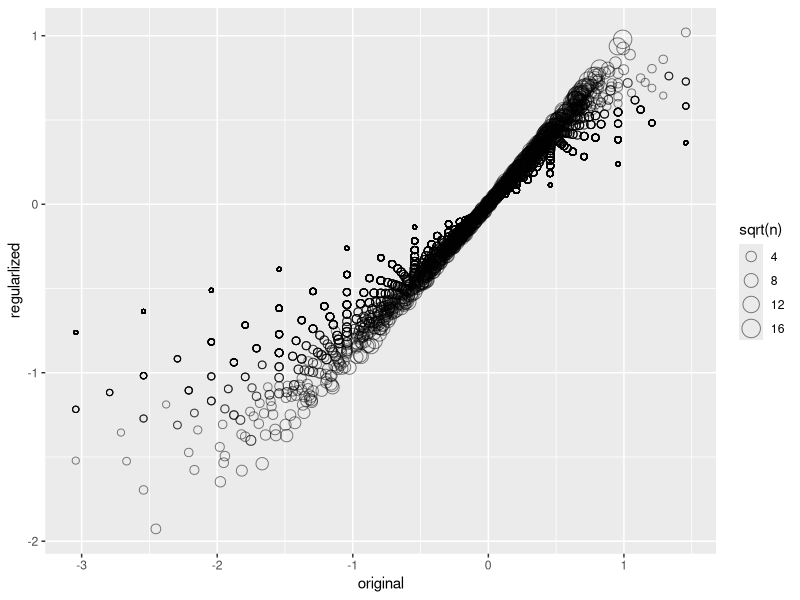

Source code (R):
### Regularization
library(dslabs)
library(tidyverse)
library(dplyr)
data("movielens")
library(caret)
set.seed(755)
test_index <- createDataPartition(y = movielens$rating, times = 1,
                                  p = 0.2, list = FALSE)
train_set <- movielens[-test_index,] # partition by row
test_set <- movielens[test_index,]

# remove users and movies not in train set
test_set <- test_set %>%
  semi_join(train_set, by = "movieId") %>%
  semi_join(train_set, by = "userId")

# compute mu and movie_avgs
mu <- mean(train_set$rating)
movie_avgs <- train_set %>%
  group_by(movieId) %>%
  summarise(b_i = mean(rating - mu))

# create database connecting movieId to movie title
movie_titles <- movielens %>%
  select(movieId, title) %>%
  distinct()

# Effect of lambda
lambda <- 3
mu <- mean(train_set$rating)
movie_reg_avgs <- train_set %>% 
  group_by(movieId) %>% 
  summarize(b_i = sum(rating - mu)/(n()+lambda), n_i = n()) 

data_frame(original = movie_avgs$b_i, 
           regularlized = movie_reg_avgs$b_i, 
           n = movie_reg_avgs$n_i) %>%
  ggplot(aes(original, regularlized, size=sqrt(n))) + 
  geom_point(shape=1, alpha=0.5)

# top 10 movies after regularization
train_set %>%
  count(movieId) %>% 
  left_join(movie_reg_avgs) %>%
  left_join(movie_titles, by="movieId") %>%
  arrange(desc(b_i)) %>% 
  select(title, b_i, n) %>% 
  slice(1:10) %>% 
  knitr::kable()

# 10 worst movies after regularization
train_set %>%
  count(movieId) %>% 
  left_join(movie_reg_avgs) %>%
  left_join(movie_titles, by="movieId") %>%
  arrange(b_i) %>% 
  select(title, b_i, n) %>% 
  slice(1:10) %>% 
  knitr::kable()

# compare RMSE with earlier methods
rmse_results <- data.frame(method = "Just the average", RMSE = 1.0482202)
rmse_results <- bind_rows(rmse_results, data_frame(method = "Movie Effect Model", RMSE = 0.9862839))
rmse_results <- bind_rows(rmse_results, data_frame(method = "Movie + User Effects Model", RMSE = 0.8848688))


predicted_ratings <- test_set %>% 
  left_join(movie_reg_avgs, by='movieId') %>%
  mutate(pred = mu + b_i) %>%
  .$pred

model_3_rmse <- RMSE(predicted_ratings, test_set$rating)
rmse_results <- bind_rows(rmse_results,
                          data_frame(method="Regularized Movie Effect Model",  
                                     RMSE = model_3_rmse ))
rmse_results %>% knitr::kable()
